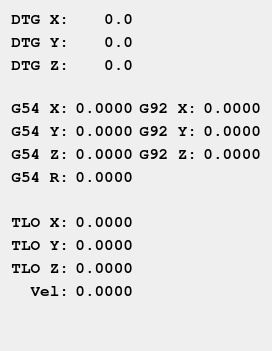
      <widget class="QWidget" name="tab_4">
       <attribute name="title">
        <string>DRO</string>
       </attribute>
       <layout class="QGridLayout" name="gridLayout_5">
        <item row="4" column="0">
         <widget class="QLabel" name="label_18">
          <property name="font">
           <font>
            <family>FreeMono</family>
            <pointsize>12</pointsize>
            <weight>75</weight>
            <bold>true</bold>
           </font>
          </property>
          <property name="text">
           <string>G54 X:</string>
          </property>
          <property name="alignment">
           <set>Qt::AlignRight|Qt::AlignTrailing|Qt::AlignVCenter</set>
          </property>
         </widget>
        </item>
        <item row="11" column="0">
         <widget class="QLabel" name="label_28">
          <property name="font">
           <font>
            <family>FreeMono</family>
            <pointsize>12</pointsize>
            <weight>75</weight>
            <bold>true</bold>
           </font>
          </property>
          <property name="text">
           <string>TLO Z:</string>
          </property>
          <property name="alignment">
           <set>Qt::AlignRight|Qt::AlignTrailing|Qt::AlignVCenter</set>
          </property>
         </widget>
        </item>
        <item row="5" column="3">
         <widget class="QLabel" name="g92_lb_y">
          <property name="font">
           <font>
            <family>FreeMono</family>
            <pointsize>12</pointsize>
            <weight>75</weight>
            <bold>true</bold>
           </font>
          </property>
          <property name="text">
           <string>0.0000</string>
          </property>
          <property name="alignment">
           <set>Qt::AlignRight|Qt::AlignTrailing|Qt::AlignVCenter</set>
          </property>
         </widget>
        </item>
        <item row="4" column="1">
         <widget class="QLabel" name="g5x_lb_x">
          <property name="font">
           <font>
            <family>FreeMono</family>
            <pointsize>12</pointsize>
            <weight>75</weight>
            <bold>true</bold>
           </font>
          </property>
          <property name="text">
           <string>0.0000</string>
          </property>
          <property name="alignment">
           <set>Qt::AlignRight|Qt::AlignTrailing|Qt::AlignVCenter</set>
          </property>
         </widget>
        </item>
        <item row="5" column="2">
         <widget class="QLabel" name="label_23">
          <property name="font">
           <font>
            <family>FreeMono</family>
            <pointsize>12</pointsize>
            <weight>75</weight>
            <bold>true</bold>
           </font>
          </property>
          <property name="text">
           <string>G92 Y:</string>
          </property>
          <property name="alignment">
           <set>Qt::AlignRight|Qt::AlignTrailing|Qt::AlignVCenter</set>
          </property>
         </widget>
        </item>
        <item row="6" column="3">
         <widget class="QLabel" name="g92_lb_z">
          <property name="font">
           <font>
            <family>FreeMono</family>
            <pointsize>12</pointsize>
            <weight>75</weight>
            <bold>true</bold>
           </font>
          </property>
          <property name="text">
           <string>0.0000</string>
          </property>
          <property name="alignment">
           <set>Qt::AlignRight|Qt::AlignTrailing|Qt::AlignVCenter</set>
          </property>
         </widget>
        </item>
        <item row="5" column="0">
         <widget class="QLabel" name="label_19">
          <property name="font">
           <font>
            <family>FreeMono</family>
            <pointsize>12</pointsize>
            <weight>75</weight>
            <bold>true</bold>
           </font>
          </property>
          <property name="text">
           <string>G54 Y:</string>
          </property>
          <property name="alignment">
           <set>Qt::AlignRight|Qt::AlignTrailing|Qt::AlignVCenter</set>
          </property>
         </widget>
        </item>
        <item row="4" column="2">
         <widget class="QLabel" name="label_22">
          <property name="font">
           <font>
            <family>FreeMono</family>
            <pointsize>12</pointsize>
            <weight>75</weight>
            <bold>true</bold>
           </font>
          </property>
          <property name="text">
           <string>G92 X:</string>
          </property>
          <property name="alignment">
           <set>Qt::AlignRight|Qt::AlignTrailing|Qt::AlignVCenter</set>
          </property>
         </widget>
        </item>
        <item row="6" column="2">
         <widget class="QLabel" name="label_24">
          <property name="font">
           <font>
            <family>FreeMono</family>
            <pointsize>12</pointsize>
            <weight>75</weight>
            <bold>true</bold>
           </font>
          </property>
          <property name="text">
           <string>G92 Z:</string>
          </property>
          <property name="alignment">
           <set>Qt::AlignRight|Qt::AlignTrailing|Qt::AlignVCenter</set>
          </property>
         </widget>
        </item>
        <item row="10" column="0">
         <widget class="QLabel" name="label_27">
          <property name="font">
           <font>
            <family>FreeMono</family>
            <pointsize>12</pointsize>
            <weight>75</weight>
            <bold>true</bold>
           </font>
          </property>
          <property name="text">
           <string>TLO Y:</string>
          </property>
          <property name="alignment">
           <set>Qt::AlignRight|Qt::AlignTrailing|Qt::AlignVCenter</set>
          </property>
         </widget>
        </item>
        <item row="13" column="0">
         <spacer name="verticalSpacer_2">
          <property name="orientation">
           <enum>Qt::Vertical</enum>
          </property>
          <property name="sizeHint" stdset="0">
           <size>
            <width>20</width>
            <height>40</height>
           </size>
          </property>
         </spacer>
        </item>
        <item row="7" column="0">
         <widget class="QLabel" name="label_21">
          <property name="font">
           <font>
            <family>FreeMono</family>
            <pointsize>12</pointsize>
            <weight>75</weight>
            <bold>true</bold>
           </font>
          </property>
          <property name="text">
           <string>G54 R:</string>
          </property>
          <property name="alignment">
           <set>Qt::AlignRight|Qt::AlignTrailing|Qt::AlignVCenter</set>
          </property>
         </widget>
        </item>
        <item row="9" column="0">
         <widget class="QLabel" name="label_26">
          <property name="font">
           <font>
            <family>FreeMono</family>
            <pointsize>12</pointsize>
            <weight>75</weight>
            <bold>true</bold>
           </font>
          </property>
          <property name="text">
           <string>TLO X:</string>
          </property>
          <property name="alignment">
           <set>Qt::AlignRight|Qt::AlignTrailing|Qt::AlignVCenter</set>
          </property>
         </widget>
        </item>
        <item row="8" column="0" colspan="4">
         <widget class="QLabel" name="label_25">
          <property name="font">
           <font>
            <family>FreeMono</family>
            <pointsize>12</pointsize>
            <weight>75</weight>
            <bold>true</bold>
           </font>
          </property>
          <property name="text">
           <string/>
          </property>
          <property name="alignment">
           <set>Qt::AlignRight|Qt::AlignTrailing|Qt::AlignVCenter</set>
          </property>
         </widget>
        </item>
        <item row="6" column="0">
         <widget class="QLabel" name="label_20">
          <property name="font">
           <font>
            <family>FreeMono</family>
            <pointsize>12</pointsize>
            <weight>75</weight>
            <bold>true</bold>
           </font>
          </property>
          <property name="text">
           <string>G54 Z:</string>
          </property>
          <property name="alignment">
           <set>Qt::AlignRight|Qt::AlignTrailing|Qt::AlignVCenter</set>
          </property>
         </widget>
        </item>
        <item row="6" column="1">
         <widget class="QLabel" name="g5x_lb_z">
          <property name="font">
           <font>
            <family>FreeMono</family>
            <pointsize>12</pointsize>
            <weight>75</weight>
            <bold>true</bold>
           </font>
          </property>
          <property name="text">
           <string>0.0000</string>
          </property>
          <property name="alignment">
           <set>Qt::AlignRight|Qt::AlignTrailing|Qt::AlignVCenter</set>
          </property>
         </widget>
        </item>
        <item row="3" column="0" colspan="4">
         <widget class="QLabel" name="label_8">
          <property name="text">
           <string/>
          </property>
         </widget>
        </item>
        <item row="7" column="1">
         <widget class="QLabel" name="rotation_xy_lb">
          <property name="font">
           <font>
            <family>FreeMono</family>
            <pointsize>12</pointsize>
            <weight>75</weight>
            <bold>true</bold>
           </font>
          </property>
          <property name="text">
           <string>0.0000</string>
          </property>
          <property name="alignment">
           <set>Qt::AlignRight|Qt::AlignTrailing|Qt::AlignVCenter</set>
          </property>
         </widget>
        </item>
        <item row="5" column="1">
         <widget class="QLabel" name="g5x_lb_y">
          <property name="font">
           <font>
            <family>FreeMono</family>
            <pointsize>12</pointsize>
            <weight>75</weight>
            <bold>true</bold>
           </font>
          </property>
          <property name="text">
           <string>0.0000</string>
          </property>
          <property name="alignment">
           <set>Qt::AlignRight|Qt::AlignTrailing|Qt::AlignVCenter</set>
          </property>
         </widget>
        </item>
        <item row="4" column="3">
         <widget class="QLabel" name="g92_lb_x">
          <property name="font">
           <font>
            <family>FreeMono</family>
            <pointsize>12</pointsize>
            <weight>75</weight>
            <bold>true</bold>
           </font>
          </property>
          <property name="text">
           <string>0.0000</string>
          </property>
          <property name="alignment">
           <set>Qt::AlignRight|Qt::AlignTrailing|Qt::AlignVCenter</set>
          </property>
         </widget>
        </item>
        <item row="12" column="0">
         <widget class="QLabel" name="label_29">
          <property name="font">
           <font>
            <family>FreeMono</family>
            <pointsize>12</pointsize>
            <weight>75</weight>
            <bold>true</bold>
           </font>
          </property>
          <property name="text">
           <string>Vel:</string>
          </property>
          <property name="alignment">
           <set>Qt::AlignRight|Qt::AlignTrailing|Qt::AlignVCenter</set>
          </property>
         </widget>
        </item>
        <item row="9" column="1">
         <widget class="QLabel" name="tool_xoffset_lb">
          <property name="font">
           <font>
            <family>FreeMono</family>
            <pointsize>12</pointsize>
            <weight>75</weight>
            <bold>true</bold>
           </font>
          </property>
          <property name="text">
           <string>0.0000</string>
          </property>
          <property name="alignment">
           <set>Qt::AlignRight|Qt::AlignTrailing|Qt::AlignVCenter</set>
          </property>
         </widget>
        </item>
        <item row="10" column="1">
         <widget class="QLabel" name="tool_yoffset_lb">
          <property name="font">
           <font>
            <family>FreeMono</family>
            <pointsize>12</pointsize>
            <weight>75</weight>
            <bold>true</bold>
           </font>
          </property>
          <property name="text">
           <string>0.0000</string>
          </property>
          <property name="alignment">
           <set>Qt::AlignRight|Qt::AlignTrailing|Qt::AlignVCenter</set>
          </property>
         </widget>
        </item>
        <item row="11" column="1">
         <widget class="QLabel" name="tool_zoffset_lb">
          <property name="font">
           <font>
            <family>FreeMono</family>
            <pointsize>12</pointsize>
            <weight>75</weight>
            <bold>true</bold>
           </font>
          </property>
          <property name="text">
           <string>0.0000</string>
          </property>
          <property name="alignment">
           <set>Qt::AlignRight|Qt::AlignTrailing|Qt::AlignVCenter</set>
          </property>
         </widget>
        </item>
        <item row="12" column="1">
         <widget class="QLabel" name="tool_xoffset_lb_4">
          <property name="font">
           <font>
            <family>FreeMono</family>
            <pointsize>12</pointsize>
            <weight>75</weight>
            <bold>true</bold>
           </font>
          </property>
          <property name="text">
           <string>0.0000</string>
          </property>
          <property name="alignment">
           <set>Qt::AlignRight|Qt::AlignTrailing|Qt::AlignVCenter</set>
          </property>
         </widget>
        </item>
        <item row="0" column="0">
         <widget class="QLabel" name="label_9">
          <property name="font">
           <font>
            <family>FreeMono</family>
            <pointsize>12</pointsize>
            <weight>75</weight>
            <bold>true</bold>
           </font>
          </property>
          <property name="text">
           <string>DTG X:</string>
          </property>
          <property name="alignment">
           <set>Qt::AlignRight|Qt::AlignTrailing|Qt::AlignVCenter</set>
          </property>
         </widget>
        </item>
        <item row="1" column="0">
         <widget class="QLabel" name="label_10">
          <property name="font">
           <font>
            <family>FreeMono</family>
            <pointsize>12</pointsize>
            <weight>75</weight>
            <bold>true</bold>
           </font>
          </property>
          <property name="text">
           <string>DTG Y:</string>
          </property>
          <property name="alignment">
           <set>Qt::AlignRight|Qt::AlignTrailing|Qt::AlignVCenter</set>
          </property>
         </widget>
        </item>
        <item row="2" column="0">
         <widget class="QLabel" name="label_13">
          <property name="font">
           <font>
            <family>FreeMono</family>
            <pointsize>12</pointsize>
            <weight>75</weight>
            <bold>true</bold>
           </font>
          </property>
          <property name="text">
           <string>DTG Z:</string>
          </property>
          <property name="alignment">
           <set>Qt::AlignRight|Qt::AlignTrailing|Qt::AlignVCenter</set>
          </property>
         </widget>
        </item>
        <item row="2" column="1">
         <widget class="QLabel" name="dtg_lb_z">
          <property name="font">
           <font>
            <family>FreeMono</family>
            <pointsize>12</pointsize>
            <weight>75</weight>
            <bold>true</bold>
           </font>
          </property>
          <property name="text">
           <string>0.0</string>
          </property>
          <property name="alignment">
           <set>Qt::AlignRight|Qt::AlignTrailing|Qt::AlignVCenter</set>
          </property>
         </widget>
        </item>
        <item row="1" column="1">
         <widget class="QLabel" name="dtg_lb_y">
          <property name="font">
           <font>
            <family>FreeMono</family>
            <pointsize>12</pointsize>
            <weight>75</weight>
            <bold>true</bold>
           </font>
          </property>
          <property name="text">
           <string>0.0</string>
          </property>
          <property name="alignment">
           <set>Qt::AlignRight|Qt::AlignTrailing|Qt::AlignVCenter</set>
          </property>
         </widget>
        </item>
        <item row="0" column="1">
         <widget class="QLabel" name="dtg_lb_x">
          <property name="font">
           <font>
            <family>FreeMono</family>
            <pointsize>12</pointsize>
            <weight>75</weight>
            <bold>true</bold>
           </font>
          </property>
          <property name="text">
           <string>0.0</string>
          </property>
          <property name="alignment">
           <set>Qt::AlignRight|Qt::AlignTrailing|Qt::AlignVCenter</set>
          </property>
         </widget>
        </item>
       </layout>
      </widget>
